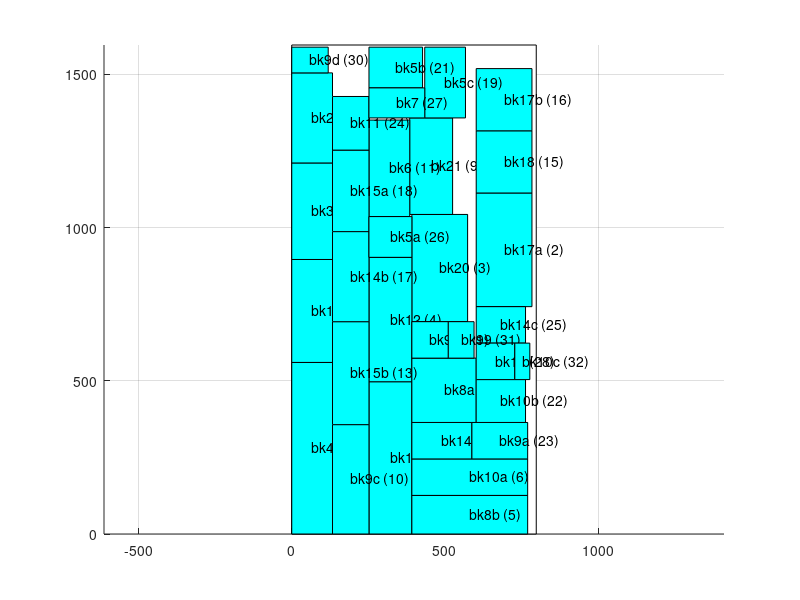

MATLAB code for this plot:
axis equal;
hold on;
grid on;
cap_x=[ 0 0 798 798 0 ];
cap_y=[ 0 1596 1596 0 0 ];
fill(cap_x,cap_y,'w');
block_x=[ 0 133 133 0 0 ];
block_y=[ 0 0 560 560 0 ];
fill(block_x,block_y,'c');
text(66,280,'bk4 (0)');
block_x=[ 252 392 392 252 252 ];
block_y=[ 0 0 497 497 0 ];
fill(block_x,block_y,'c');
text(322,248,'bk13 (1)');
block_x=[ 602 784 784 602 602 ];
block_y=[ 742 742 1113 1113 742 ];
fill(block_x,block_y,'c');
text(693,927,'bk17a (2)');
block_x=[ 392 574 574 392 392 ];
block_y=[ 693 693 1043 1043 693 ];
fill(block_x,block_y,'c');
text(483,868,'bk20 (3)');
block_x=[ 252 392 392 252 252 ];
block_y=[ 497 497 903 903 497 ];
fill(block_x,block_y,'c');
text(322,700,'bk12 (4)');
block_x=[ 392 770 770 392 392 ];
block_y=[ 0 0 126 126 0 ];
fill(block_x,block_y,'c');
text(581,63,'bk8b (5)');
block_x=[ 392 770 770 392 392 ];
block_y=[ 126 126 245 245 126 ];
fill(block_x,block_y,'c');
text(581,185,'bk10a (6)');
block_x=[ 0 133 133 0 0 ];
block_y=[ 560 560 896 896 560 ];
fill(block_x,block_y,'c');
text(66,728,'bk1 (7)');
block_x=[ 392 602 602 392 392 ];
block_y=[ 364 364 574 574 364 ];
fill(block_x,block_y,'c');
text(497,469,'bk8a (8)');
block_x=[ 385 525 525 385 385 ];
block_y=[ 1043 1043 1358 1358 1043 ];
fill(block_x,block_y,'c');
text(455,1200,'bk21 (9)');
block_x=[ 133 252 252 133 133 ];
block_y=[ 0 0 357 357 0 ];
fill(block_x,block_y,'c');
text(192,178,'bk9c (10)');
block_x=[ 252 385 385 252 252 ];
block_y=[ 1036 1036 1351 1351 1036 ];
fill(block_x,block_y,'c');
text(318,1193,'bk6 (11)');
block_x=[ 0 133 133 0 0 ];
block_y=[ 896 896 1211 1211 896 ];
fill(block_x,block_y,'c');
text(66,1053,'bk3 (12)');
block_x=[ 133 252 252 133 133 ];
block_y=[ 357 357 693 693 357 ];
fill(block_x,block_y,'c');
text(192,525,'bk15b (13)');
block_x=[ 0 133 133 0 0 ];
block_y=[ 1211 1211 1505 1505 1211 ];
fill(block_x,block_y,'c');
text(66,1358,'bk2 (14)');
block_x=[ 602 784 784 602 602 ];
block_y=[ 1113 1113 1316 1316 1113 ];
fill(block_x,block_y,'c');
text(693,1214,'bk18 (15)');
block_x=[ 602 784 784 602 602 ];
block_y=[ 1316 1316 1519 1519 1316 ];
fill(block_x,block_y,'c');
text(693,1417,'bk17b (16)');
block_x=[ 133 252 252 133 133 ];
block_y=[ 693 693 987 987 693 ];
fill(block_x,block_y,'c');
text(192,840,'bk14b (17)');
block_x=[ 133 252 252 133 133 ];
block_y=[ 987 987 1253 1253 987 ];
fill(block_x,block_y,'c');
text(192,1120,'bk15a (18)');
block_x=[ 434 567 567 434 434 ];
block_y=[ 1358 1358 1589 1589 1358 ];
fill(block_x,block_y,'c');
text(500,1473,'bk5c (19)');
block_x=[ 392 588 588 392 392 ];
block_y=[ 245 245 364 364 245 ];
fill(block_x,block_y,'c');
text(490,304,'bk14a (20)');
block_x=[ 252 427 427 252 252 ];
block_y=[ 1456 1456 1589 1589 1456 ];
fill(block_x,block_y,'c');
text(339,1522,'bk5b (21)');
block_x=[ 602 763 763 602 602 ];
block_y=[ 364 364 504 504 364 ];
fill(block_x,block_y,'c');
text(682,434,'bk10b (22)');
block_x=[ 588 770 770 588 588 ];
block_y=[ 245 245 364 364 245 ];
fill(block_x,block_y,'c');
text(679,304,'bk9a (23)');
block_x=[ 133 252 252 133 133 ];
block_y=[ 1253 1253 1428 1428 1253 ];
fill(block_x,block_y,'c');
text(192,1340,'bk11 (24)');
block_x=[ 602 763 763 602 602 ];
block_y=[ 623 623 742 742 623 ];
fill(block_x,block_y,'c');
text(682,682,'bk14c (25)');
block_x=[ 252 392 392 252 252 ];
block_y=[ 903 903 1036 1036 903 ];
fill(block_x,block_y,'c');
text(322,969,'bk5a (26)');
block_x=[ 252 434 434 252 252 ];
block_y=[ 1358 1358 1456 1456 1358 ];
fill(block_x,block_y,'c');
text(343,1407,'bk7 (27)');
block_x=[ 602 728 728 602 602 ];
block_y=[ 504 504 623 623 504 ];
fill(block_x,block_y,'c');
text(665,563,'bk16 (28)');
block_x=[ 392 511 511 392 392 ];
block_y=[ 574 574 693 693 574 ];
fill(block_x,block_y,'c');
text(451,633,'bk9b (29)');
block_x=[ 0 119 119 0 0 ];
block_y=[ 1505 1505 1589 1589 1505 ];
fill(block_x,block_y,'c');
text(59,1547,'bk9d (30)');
block_x=[ 511 595 595 511 511 ];
block_y=[ 574 574 693 693 574 ];
fill(block_x,block_y,'c');
text(553,633,'bk19 (31)');
block_x=[ 728 777 777 728 728 ];
block_y=[ 504 504 623 623 504 ];
fill(block_x,block_y,'c');
text(752,563,'bk10c (32)');
